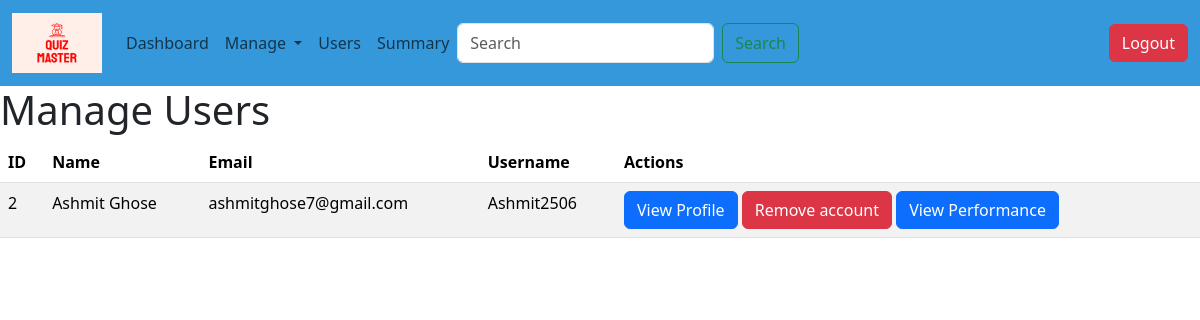
/manage_users (signed in), run on an earlier commit of the app's database.
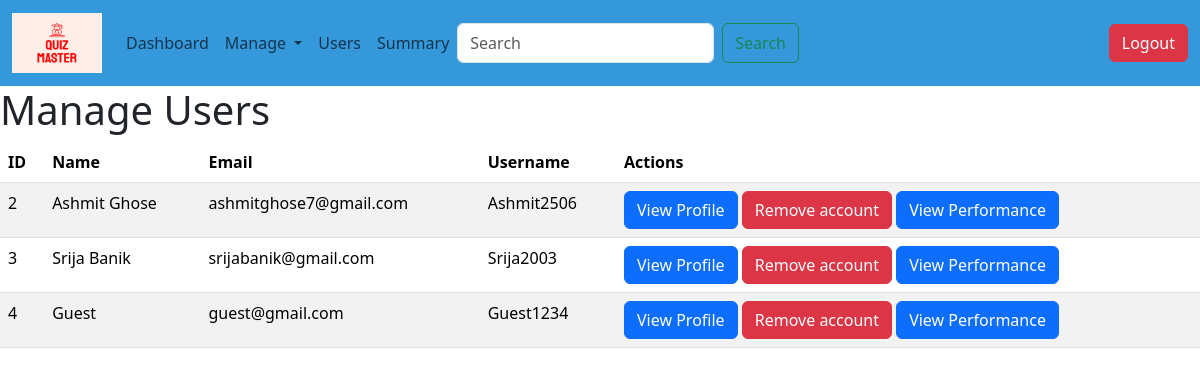
And on a later commit of the database.
### controller/models.py (models this page shows, shortened)
class User(UserMixin,db.Model):
    id = db.Column(db.Integer,primary_key = True, autoincrement = True)
    email = db.Column(db.String(64), unique = True, nullable = False)
    password = db.Column(db.String(128), nullable = False)
    username = db.Column(db.String(128),unique = True, nullable = False)
    full_name = db.Column(db.String(128), nullable = False)
    role = db.Column(db.String(64), nullable = False)
    created_at = db.Column(db.DateTime, default = datetime.now)
    updated_at = db.Column(db.DateTime, default = datetime.now, onupdate = datetime.now)
    last_login = db.Column(db.DateTime, default = datetime.now)
    quiz_attempts = db.relationship('Score', backref = 'user', lazy = True)

### controller/admin_routes.py (the view)
@app.route('/manage_users')
@login_required
def manage_users():
    if current_user.role != 'admin':
        flash('You are not authorized to view this page!')
        return redirect(url_for('home'))
    users = User.query.all()
    return render_template('manage_users.html', users=users)

### controller/authorization_routes.py (called while the page is built)
@login_manager.user_loader
def load_user(user_id):
    return User.query.get(int(user_id))

### templates/manage_users.html (shortened to what this page needs)
{% extends 'base.html' %}
{% block content %}
  <h1>Manage Users</h1>
  <table class="table table-striped">
    <thead>
      <tr>
        <th>ID</th>
        <th>Name</th>
        <th>Email</th>
        <th>Username</th>
        <th>Actions</th>
      </tr>
    </thead>
    <tbody>
      {% if users %}
        {% for user in users %}
          {% if user.role != 'admin' %}
          <tr>
            <td>{{ user.id }}</td>
            <td>{{ user.full_name }}</td>
            <td>{{ user.email }}</td>
            <td>{{ user.username }} </a></td>
            <td>
              <a href = "{{ url_for('user_profile', user_id = user.id) }}" class="btn btn-primary"> View Profile </a>
              <a href="{{ url_for('delete_user', user_id=user.id) }}" class="btn btn-danger">Remove account </a>
              <a href="{{ url_for('user_summary', user_id=user.id) }}" class="btn btn-primary">View Performance</a>
            </td>
          </tr>
          {% endif %}
        {% endfor %}
      {% else %}
        <tr>
          <td colspan="5">No users found</td>
        </tr>
      {% endif %}
    </tbody>
  </table>
{% endblock %}

What changed in the data, as far as the page shows it:
added User: id "3", full_name "Srija Banik", email "srijabanik@gmail.com", username "Srija2003"
added User: id "4", full_name "Guest", email "guest@gmail.com", username "Guest1234"
